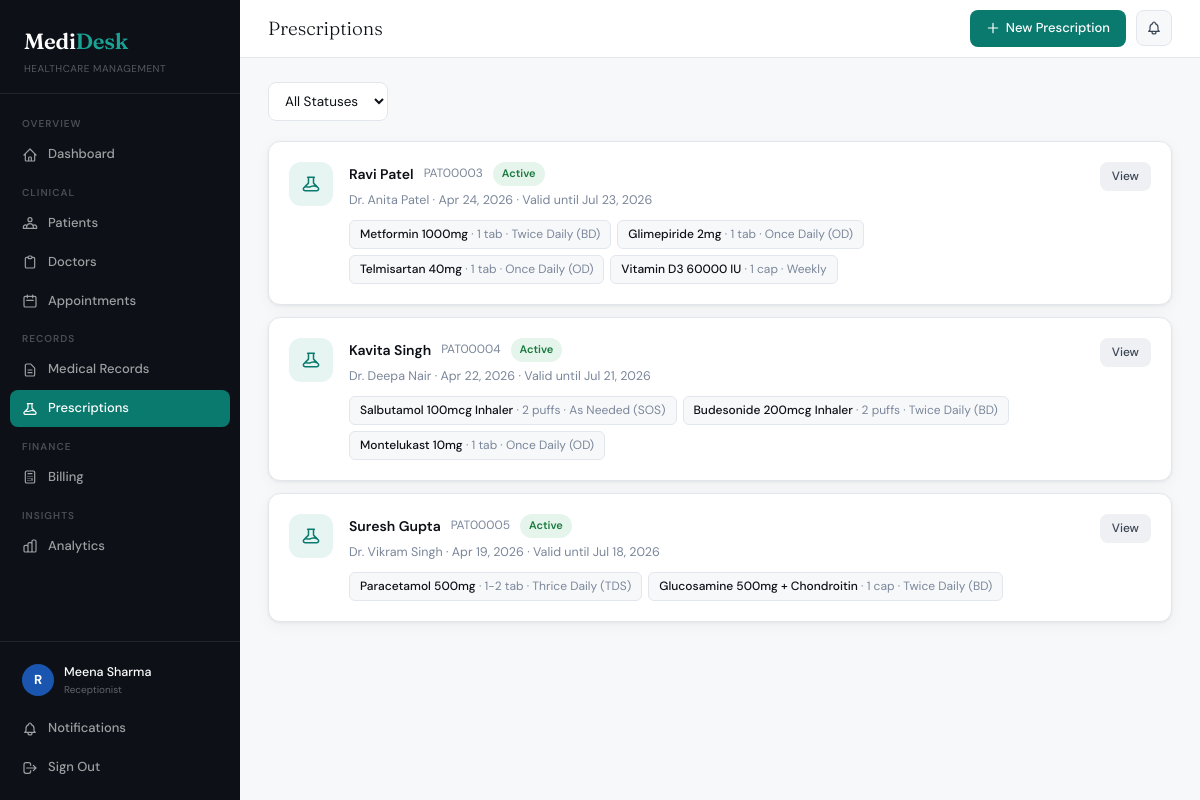
Screenshot of /prescriptions/ (signed in) with the database file from the repository.
### core/models.py (models this page shows, shortened)
class UserProfile(models.Model):
    ROLE_CHOICES = [
        ('admin', 'Administrator'), ('doctor', 'Doctor'),
        ('receptionist', 'Receptionist'), ('pharmacist', 'Pharmacist'), ('nurse', 'Nurse'),
    ]
    user = models.OneToOneField(User, on_delete=models.CASCADE, related_name='profile')
    role = models.CharField(max_length=20, choices=ROLE_CHOICES, default='receptionist')
    phone = models.CharField(max_length=10, validators=[phone_validator], blank=True)
    is_active_staff = models.BooleanField(default=True)
    created_at = models.DateTimeField(auto_now_add=True)

class Prescription(models.Model):
    STATUS_CHOICES = [
        ('active','Active'), ('dispensed','Dispensed'),
        ('completed','Completed'), ('cancelled','Cancelled'),
    ]
    medical_record = models.ForeignKey(MedicalRecord, on_delete=models.CASCADE, related_name='prescriptions')
    patient = models.ForeignKey(Patient, on_delete=models.CASCADE, related_name='prescriptions')
    doctor = models.ForeignKey(Doctor, on_delete=models.CASCADE, related_name='prescriptions')
    prescribed_date = models.DateField(default=date.today)
    valid_until = models.DateField(null=True, blank=True)
    status = models.CharField(max_length=20, choices=STATUS_CHOICES, default='active')
    dispensed_by = models.ForeignKey(User, on_delete=models.SET_NULL, null=True, blank=True, related_name='dispensed_prescriptions')
    dispensed_at = models.DateTimeField(null=True, blank=True)
    notes = models.TextField(blank=True)
    created_at = models.DateTimeField(auto_now_add=True)
    class Meta:
        ordering = ['-prescribed_date']

class Patient(models.Model):
    BLOOD_GROUPS = [('A+','A+'),('A-','A-'),('B+','B+'),('B-','B-'),('O+','O+'),('O-','O-'),('AB+','AB+'),('AB-','AB-')]
    GENDER_CHOICES = [('M','Male'),('F','Female'),('O','Other')]
    MARITAL_STATUS = [('single','Single'),('married','Married'),('divorced','Divorced'),('widowed','Widowed')]
    patient_id = models.CharField(max_length=20, unique=True, blank=True)
    name = models.CharField(max_length=200)
    date_of_birth = models.DateField(validators=[validate_dob])
    gender = models.CharField(max_length=1, choices=GENDER_CHOICES)
    marital_status = models.CharField(max_length=10, choices=MARITAL_STATUS, blank=True)
    blood_group = models.CharField(max_length=3, choices=BLOOD_GROUPS, blank=True)
    phone = models.CharField(max_length=10, validators=[phone_validator])
    alternate_phone = models.CharField(max_length=10, validators=[phone_validator], blank=True)
    email = models.EmailField(blank=True)
    address = models.TextField()
    city = models.CharField(max_length=100, blank=True)
    pincode = models.CharField(max_length=6, blank=True, validators=[pincode_validator])
    occupation = models.CharField(max_length=100, blank=True)
    emergency_contact_name = models.CharField(max_length=200)
    emergency_contact_phone = models.CharField(max_length=10, validators=[phone_validator])
    emergency_contact_relation = models.CharField(max_length=50, blank=True)
    allergies = models.TextField(blank=True)
    chronic_conditions = models.TextField(blank=True)
    current_medications = models.TextField(blank=True)
    past_surgeries = models.TextField(blank=True)
    family_history = models.TextField(blank=True)
    insurance_provider = models.CharField(max_length=200, blank=True)
    insurance_number = models.CharField(max_length=100, blank=True)
    insurance_validity = models.DateField(null=True, blank=True)
    registered_by = models.ForeignKey(User, on_delete=models.SET_NULL, null=True, blank=True, related_name='registered_patients')
    registered_at = models.DateTimeField(auto_now_add=True)
    updated_at = models.DateTimeField(auto_now=True)
    class Meta:
        ordering = ['-registered_at']

class Doctor(models.Model):
    SPECIALIZATIONS = [
        ('general', 'General Physician'), ('cardiology', 'Cardiology'),
        ('neurology', 'Neurology'), ('orthopedics', 'Orthopedics'),
        ('pediatrics', 'Pediatrics'), ('dermatology', 'Dermatology'),
        ('gynecology', 'Gynecology & Obstetrics'), ('psychiatry', 'Psychiatry'),
        ('ophthalmology', 'Ophthalmology'), ('ent', 'ENT'),
        ('oncology', 'Oncology'), ('radiology', 'Radiology'),
        ('urology', 'Urology'), ('nephrology', 'Nephrology'),
        ('gastroenterology', 'Gastroenterology'), ('endocrinology', 'Endocrinology'),
        ('pulmonology', 'Pulmonology'), ('rheumatology', 'Rheumatology'),
    ]
    user = models.OneToOneField(User, on_delete=models.CASCADE, null=True, blank=True, related_name='doctor_profile')
    name = models.CharField(max_length=200)
    specialization = models.CharField(max_length=50, choices=SPECIALIZATIONS)
    license_number = models.CharField(max_length=50, unique=True)
    phone = models.CharField(max_length=10, validators=[phone_validator])
    email = models.EmailField(unique=True)
    qualification = models.CharField(max_length=300)
    experience_years = models.PositiveIntegerField(default=0)
    consultation_fee = models.DecimalField(max_digits=8, decimal_places=2, default=500.00)
    available_days = models.CharField(max_length=200, default='Mon,Tue,Wed,Thu,Fri')
    slot_duration_minutes = models.PositiveIntegerField(default=15)
    morning_start = models.TimeField(null=True, blank=True)
    morning_end = models.TimeField(null=True, blank=True)
    evening_start = models.TimeField(null=True, blank=True)
    evening_end = models.TimeField(null=True, blank=True)
    is_available = models.BooleanField(default=True)
    created_at = models.DateTimeField(auto_now_add=True)
    class Meta:
        ordering = ['name']

class PrescriptionItem(models.Model):
    FREQUENCY_CHOICES = [
        ('once_daily','Once Daily (OD)'), ('twice_daily','Twice Daily (BD)'),
        ('thrice_daily','Thrice Daily (TDS)'), ('four_times','Four Times (QID)'),
        ('every_6h','Every 6 Hours'), ('every_8h','Every 8 Hours'),
        ('every_12h','Every 12 Hours'), ('as_needed','As Needed (SOS)'),
        ('weekly','Weekly'), ('alternate_day','Alternate Day'), ('stat','Immediately (STAT)'),
    ]
    TIMING_CHOICES = [
        ('before_food','Before Food'), ('after_food','After Food'), ('with_food','With Food'),
        ('bedtime','At Bedtime'), ('empty_stomach','Empty Stomach'),
        ('morning','Morning'), ('evening','Evening'),
    ]
    ROUTE_CHOICES = [
        ('oral','Oral'), ('iv','IV'), ('im','IM'), ('sc','SC'),
        ('topical','Topical'), ('inhaled','Inhaled'), ('sublingual','Sublingual'),
        ('nasal','Nasal'), ('ophthalmic','Ophthalmic'),
    ]
    prescription = models.ForeignKey(Prescription, on_delete=models.CASCADE, related_name='items')
    medicine_name = models.CharField(max_length=200)
    generic_name = models.CharField(max_length=200, blank=True)
    dosage = models.CharField(max_length=100)
    route = models.CharField(max_length=20, choices=ROUTE_CHOICES, default='oral')
    frequency = models.CharField(max_length=20, choices=FREQUENCY_CHOICES)
    timing = models.CharField(max_length=20, choices=TIMING_CHOICES, blank=True)
    duration_days = models.PositiveIntegerField()
    quantity = models.PositiveIntegerField(default=1)
    instructions = models.TextField(blank=True)
    is_dispensed = models.BooleanField(default=False)

### core/views.py (the view)
# urls.py: path('prescriptions/', views.prescription_list, name='prescription_list'),
@login_required
def prescription_list(request):
    role = get_role(request.user)
    status_filter = request.GET.get('status', '')
    rxs = Prescription.objects.select_related('patient', 'doctor').prefetch_related('items').order_by('-prescribed_date')
    if role == 'doctor':
        try:
            rxs = rxs.filter(doctor=request.user.doctor_profile)
        except Exception:
            pass
    if status_filter:
        rxs = rxs.filter(status=status_filter)
    return render(request, 'core/prescription_list.html', {'prescriptions': rxs, 'status_filter': status_filter, 'role': role})

### core/templates/core/prescription_list.html (shortened to what this page needs)
{% extends 'core/base.html' %}
{% block page_title %}Prescriptions{% endblock %}
{% block topbar_actions %}
<a href="/prescriptions/new/" class="btn btn-primary">
  <svg width="14" height="14" fill="none" stroke="currentColor" viewBox="0 0 24 24"><path stroke-linecap="round" stroke-linejoin="round" stroke-width="2" d="M12 4v16m8-8H4"/></svg>
  New Prescription
</a>
{% endblock %}
{% block content %}
<div style="display:flex;gap:10px;margin-bottom:20px;">
  <form method="get">
    <select name="status" class="form-input" style="width:auto;" onchange="this.form.submit()">
      <option value="">All Statuses</option>
    </select>
  </form>
</div>
<div style="display:flex;flex-direction:column;gap:12px;">
  {% for rx in prescriptions %}
  <div class="card">
    <div class="card-body">
      <div style="display:flex;align-items:flex-start;gap:16px;">
        <div style="width:44px;height:44px;border-radius:12px;background:var(--teal-light);color:var(--teal);display:flex;align-items:center;justify-content:center;flex-shrink:0;">
        </div>
        <div style="flex:1;">
          <div style="display:flex;align-items:center;gap:10px;margin-bottom:4px;">
            <span style="font-weight:600;font-size:14px;"><a href="/patients/{{ rx.patient.pk }}/" style="color:var(--ink);">{{ rx.patient.name }}</a></span>
            <span style="color:var(--ink-3);font-size:12px;">{{ rx.patient.patient_id }}</span>
            <span class="badge badge-{{ rx.status }}">{{ rx.get_status_display }}</span>
          </div>
          <div style="font-size:12.5px;color:var(--ink-3);">
            Dr. {{ rx.doctor.name }} · {{ rx.prescribed_date|date:"M d, Y" }}
            {% if rx.valid_until %} · Valid until {{ rx.valid_until|date:"M d, Y" }}{% endif %}
          </div>
          <div style="display:flex;flex-wrap:wrap;gap:6px;margin-top:10px;">
            {% for item in rx.items.all %}
            <div style="background:var(--surface);border:1px solid var(--border);border-radius:6px;padding:4px 10px;font-size:12px;">
              <span style="font-weight:500;">{{ item.medicine_name }}</span>
              <span style="color:var(--ink-3);"> · {{ item.dosage }} · {{ item.get_frequency_display }}</span>
            </div>
            {% endfor %}
          </div>
        </div>
        <a href="/prescriptions/{{ rx.pk }}/" class="btn btn-secondary btn-sm">View</a>
      </div>
    </div>
  </div>
  {% endfor %}
</div>
{% endblock %}

### core/templates/core/base.html (shortened to what this page needs)
<!DOCTYPE html>
<html lang="en">
<head>
</head>
<body>
{% if user.is_authenticated %}
<aside class="sidebar">
  <div class="sidebar-logo">
    <div class="brand">Medi<span>Desk</span></div>
    <div class="tagline">Healthcare Management</div>
  </div>
  <nav class="sidebar-nav">
    <div class="nav-label">Overview</div>
    <a href="/dashboard/" class="nav-item {% if request.resolver_match.url_name == 'dashboard' %}active{% endif %}">
      <svg fill="none" stroke="currentColor" viewBox="0 0 24 24"><path stroke-linecap="round" stroke-linejoin="round" stroke-width="1.8" d="M3 12l2-2m0 0l7-7 7 7M5 10v10a1 1 0 001 1h3m10-11l2 2m-2-2v10a1 1 0 01-1 1h-3m-6 0a1 1 0 001-1v-4a1 1 0 011-1h2a1 1 0 011 1v4a1 1 0 001 1m-6 0h6"/></svg>
      Dashboard
    </a>
    {% if not user_role == 'pharmacist' %}
    <div class="nav-label">Clinical</div>
    <a href="/patients/" class="nav-item {% if 'patient' in request.resolver_match.url_name %}active{% endif %}">
      Patients
    </a>
    {% endif %}
    {% if user.is_superuser or user_role == 'admin' or user_role == 'receptionist' %}
    <a href="/doctors/" class="nav-item {% if 'doctor' in request.resolver_match.url_name %}active{% endif %}">
      <svg fill="none" stroke="currentColor" viewBox="0 0 24 24"><path stroke-linecap="round" stroke-linejoin="round" stroke-width="1.8" d="M9 5H7a2 2 0 00-2 2v12a2 2 0 002 2h10a2 2 0 002-2V7a2 2 0 00-2-2h-2M9 5a2 2 0 002 2h2a2 2 0 002-2M9 5a2 2 0 012-2h2a2 2 0 012 2"/></svg>
      Doctors
    </a>
    {% endif %}
    {% if not user_role == 'pharmacist' %}
    <a href="/appointments/" class="nav-item {% if 'appointment' in request.resolver_match.url_name %}active{% endif %}">
      <svg fill="none" stroke="currentColor" viewBox="0 0 24 24"><path stroke-linecap="round" stroke-linejoin="round" stroke-width="1.8" d="M8 7V3m8 4V3m-9 8h10M5 21h14a2 2 0 002-2V7a2 2 0 00-2-2H5a2 2 0 00-2 2v12a2 2 0 002 2z"/></svg>
      Appointments
    </a>
    {% endif %}
    {% if not user_role == 'pharmacist' %}
    <div class="nav-label">Records</div>
    <a href="/records/" class="nav-item {% if 'record' in request.resolver_match.url_name %}active{% endif %}">
      <svg fill="none" stroke="currentColor" viewBox="0 0 24 24"><path stroke-linecap="round" stroke-linejoin="round" stroke-width="1.8" d="M9 12h6m-6 4h6m2 5H7a2 2 0 01-2-2V5a2 2 0 012-2h5.586a1 1 0 01.707.293l5.414 5.414a1 1 0 01.293.707V19a2 2 0 01-2 2z"/></svg>
      Medical Records
    </a>
    {% endif %}
    <a href="/prescriptions/" class="nav-item {% if 'prescription' in request.resolver_match.url_name %}active{% endif %}">
      Prescriptions
    </a>
    {% if user.is_superuser or user_role == 'admin' or user_role == 'receptionist' %}
    <div class="nav-label">Finance</div>
    <a href="/billing/" class="nav-item {% if 'bill' in request.resolver_match.url_name %}active{% endif %}">
      <svg fill="none" stroke="currentColor" viewBox="0 0 24 24"><path stroke-linecap="round" stroke-linejoin="round" stroke-width="1.8" d="M9 7h6m0 10v-3m-3 3h.01M9 17h.01M9 14h.01M12 14h.01M15 11h.01M12 11h.01M9 11h.01M7 21h10a2 2 0 002-2V5a2 2 0 00-2-2H7a2 2 0 00-2 2v14a2 2 0 002 2z"/></svg>
      Billing
    </a>
    {% endif %}
    {% if user.is_superuser or user_role == 'admin' or user_role == 'doctor' or user_role == 'receptionist' %}
    <div class="nav-label">Insights</div>
    <a href="/analytics/" class="nav-item {% if request.resolver_match.url_name == 'analytics' %}active{% endif %}">
      Analytics
    </a>
    {% endif %}
  </nav>
  <div class="sidebar-footer">
    <div class="user-block">
      <div class="user-av av-{% if user.is_superuser %}admin{% else %}{{ user_role|default:'admin' }}{% endif %}">
        {{ user.username|first|upper }}
      </div>
      <div>
        <div class="user-name">{{ user.get_full_name|default:user.username }}</div>
        <div class="user-role">
          {% if user.is_superuser %}Administrator
          {% else %}{{ user_profile.get_role_display|default:"Staff" }}{% endif %}
        </div>
      </div>
    </div>
    <a href="/notifications/" class="nav-item {% if request.resolver_match.url_name == 'notifications' %}active{% endif %}">
      Notifications
    </a>
    <a href="/logout/" class="nav-item">
      <svg fill="none" stroke="currentColor" viewBox="0 0 24 24"><path stroke-linecap="round" stroke-linejoin="round" stroke-width="1.8" d="M17 16l4-4m0 0l-4-4m4 4H7m6 4v1a3 3 0 01-3 3H6a3 3 0 01-3-3V7a3 3 0 013-3h4a3 3 0 013 3v1"/></svg>
      Sign Out
    </a>
  </div>
</aside>
<div class="main-wrap">
  <div class="topbar">
    <div class="topbar-title">{% block page_title %}<strong>Dashboard</strong>{% endblock %}</div>
    <div class="topbar-right">
      {% block topbar_actions %}{% endblock %}
      <a href="/notifications/" class="notif-btn" title="Notifications">
      </a>
    </div>
  </div>
  <div class="page-content">
    {% block content %}{% endblock %}
  </div>
</div>
{% else %}
{% block auth_content %}{% endblock %}
{% endif %}
</body>
</html>

### rows the page displays
UserProfile: role "Receptionist"
Prescription: patient.name "Ravi Patel", patient.patient_id "PAT00003", status "Active", doctor.name "Anita Patel", prescribed_date "Apr 24, 2026", valid_until "Jul 23, 2026"
PrescriptionItem: medicine_name "Metformin 1000mg", dosage "1 tab", frequency "Twice Daily (BD)"
PrescriptionItem: medicine_name "Glimepiride 2mg", dosage "1 tab", frequency "Once Daily (OD)"
PrescriptionItem: medicine_name "Telmisartan 40mg", dosage "1 tab", frequency "Once Daily (OD)"
PrescriptionItem: medicine_name "Vitamin D3 60000 IU", dosage "1 cap", frequency "Weekly"
Prescription: patient.name "Kavita Singh", patient.patient_id "PAT00004", status "Active", doctor.name "Deepa Nair", prescribed_date "Apr 22, 2026", valid_until "Jul 21, 2026"
PrescriptionItem: medicine_name "Salbutamol 100mcg Inhaler", dosage "2 puffs", frequency "As Needed (SOS)"
PrescriptionItem: medicine_name "Budesonide 200mcg Inhaler", dosage "2 puffs", frequency "Twice Daily (BD)"
PrescriptionItem: medicine_name "Montelukast 10mg", dosage "1 tab", frequency "Once Daily (OD)"
Prescription: patient.name "Suresh Gupta", patient.patient_id "PAT00005", status "Active", doctor.name "Vikram Singh", prescribed_date "Apr 19, 2026", valid_until "Jul 18, 2026"
PrescriptionItem: medicine_name "Paracetamol 500mg", dosage "1-2 tab", frequency "Thrice Daily (TDS)"
PrescriptionItem: medicine_name "Glucosamine 500mg + Chondroitin", dosage "1 cap", frequency "Twice Daily (BD)"

### other values shown
{{ user.username|first|upper }} "R"
{{ user.get_full_name|default:user.username }} "Meena Sharma"
